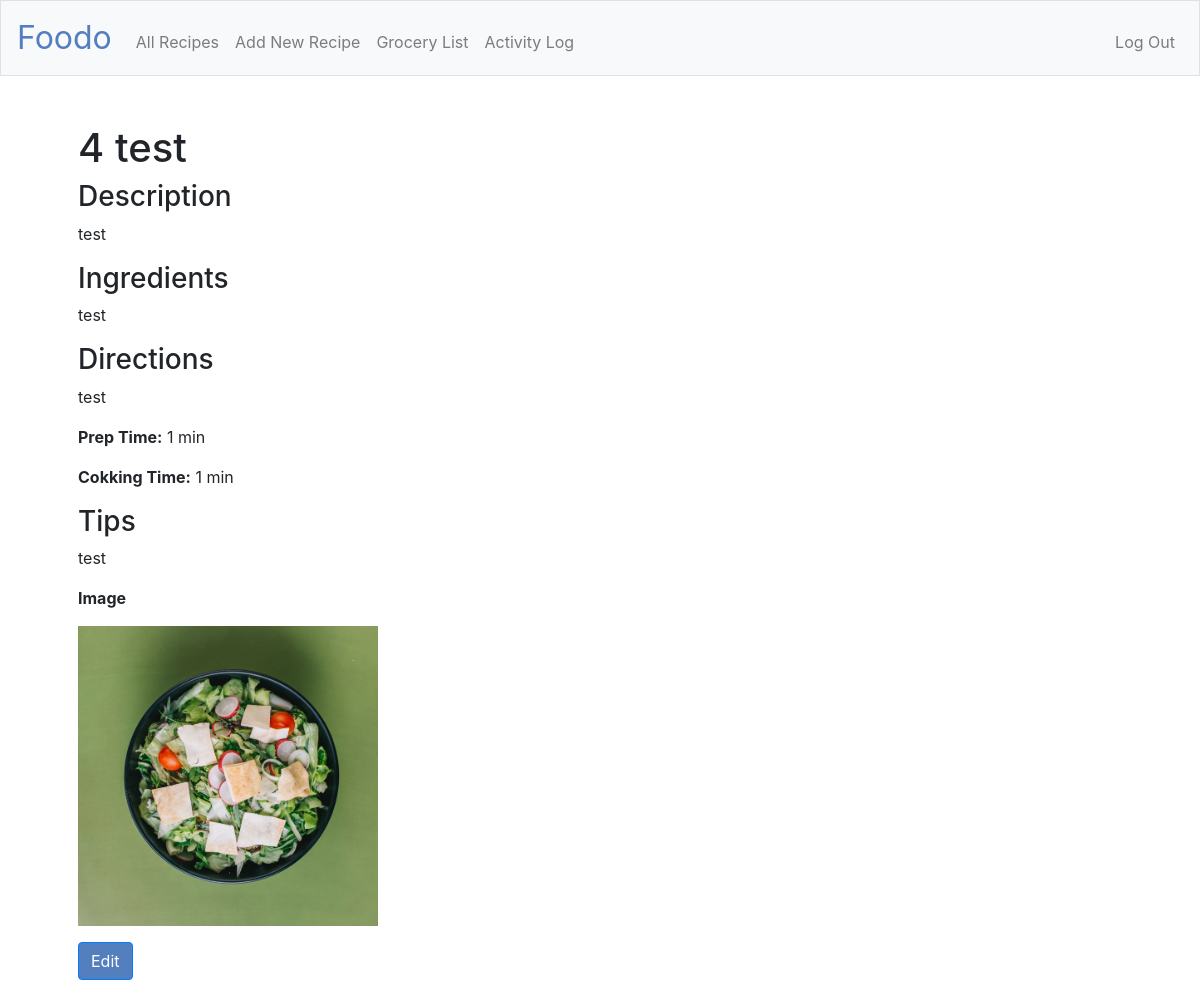
/recipe_detail/4 (signed in), run on the app's committed database.
### tables this page shows
CREATE TABLE "recipes" (
	"id"	INTEGER NOT NULL,
	"user_id"	INTEGER,
	"name"	TEXT NOT NULL,
	"description"	TEXT,
	"ingredients"	TEXT NOT NULL,
	"directions"	TEXT,
	"prep_time"	INTEGER NOT NULL,
	"cooking_time"	INTEGER NOT NULL,
	"tips"	TEXT,
	"image"	BLOB,
	PRIMARY KEY("id")
);

### application.py (the view)
@app.route("/recipe_detail/<recipe_id>")
@login_required
def recipe_detail(recipe_id):
    recipe_detail = db.execute("SELECT id, name, description, ingredients, directions, prep_time, cooking_time, tips, image FROM recipes WHERE id = :recipe_id", recipe_id=recipe_id)
    recipe_id = recipe_id
    name = recipe_detail[0]["name"]
    description = recipe_detail[0]["description"]
    ingredients = recipe_detail[0]["ingredients"]
    directions = recipe_detail[0]["directions"]
    prep_time = recipe_detail[0]["prep_time"]
    cooking_time = recipe_detail[0]["cooking_time"]
    tips = recipe_detail[0]["tips"]
    image = recipe_detail[0]["image"]
    return render_template("recipe_detail.html", name=name, description=description, recipe_id=recipe_id,
        image=image, ingredients=ingredients, directions=directions, prep_time=prep_time, cooking_time=cooking_time, tips=tips)

### application.py (called while the page is built)
@app.after_request
def after_request(response):
    response.headers["Cache-Control"] = "no-cache, no-store, must-revalidate"
    response.headers["Expires"] = 0
    response.headers["Pragma"] = "no-cache"
    return response

### helpers.py (called while the page is built)
def login_required(f):
    @wraps(f)
    def decorated_function(*args, **kwargs):
        if session.get("user_id") is None:
            return redirect("/login")
        return f(*args, **kwargs)
    return decorated_function

### templates/recipe_detail.html (shortened to what this page needs)
{% extends "layout.html" %}
{% block main %}
<div class="detail">
    <form action="/recipe_detail" method="get">
        <h1>{{recipe_id}} {{name}}</h1>
        <h3>Description</h3>
        <p>{{description}}</p>
        <h3>Ingredients</h3>
        <p>{{ingredients}}</p>
        <h3>Directions</h3>
        <p>{{directions}}</p>
        <p><b>Prep Time:</b> {{prep_time}} min</p>
        <p><b>Cokking Time:</b> {{cooking_time}} min</p>
        <h3>Tips</h3>
        <p>{{tips}}</p>
        <p><b>Image</b><p>
        <p><img src="/static/{{image}}" alt="{{image}} width="200" height="300""></p>
        <p><a class="btn btn-primary" type="hidden" name="edit" value="recipe_id" href="/recipe_edit/{{ recipe_id }}">Edit</a></p>
    </form>
</div>
{% endblock %}

### static/styles.css (style rules this page uses)
main img { max-width: 100%; }
.btn-primary, .btn-primary:hover, .btn-primary:active, .btn-primary:visited { background-color: #537fbe; }
.detail { text-align: left; }

### data on the page
recipes: name "test", description "test", ingredients "test", directions "test", tips "test", image (picture)

### other printed values
{{ recipe_id }} "4"
{{ prep_time }} "1"
{{ cooking_time }} "1"
